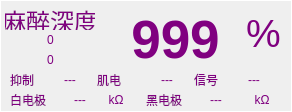
  <widget class="QFrame" name="frame_mashen">
   <property name="geometry">
    <rect>
     <x>730</x>
     <y>33</y>
     <width>292</width>
     <height>112</height>
    </rect>
   </property>
   <property name="autoFillBackground">
    <bool>false</bool>
   </property>
   <property name="styleSheet">
    <string notr="true">color: purple;
border-color: rgb(255, 255, 255);
border-width:1px;
border-style:solid;
</string>
   </property>
   <property name="frameShape">
    <enum>QFrame::StyledPanel</enum>
   </property>
   <property name="frameShadow">
    <enum>QFrame::Plain</enum>
   </property>
   <widget class="QLabel" name="TextLabel_AnaesDep_BaiDianJiDanWei">
    <property name="geometry">
     <rect>
      <x>100</x>
      <y>90</y>
      <width>32</width>
      <height>20</height>
     </rect>
    </property>
    <property name="styleSheet">
     <string notr="true">border-style:none;</string>
    </property>
    <property name="text">
     <string>kΩ</string>
    </property>
    <property name="alignment">
     <set>Qt::AlignCenter</set>
    </property>
   </widget>
   <widget class="QLabel" name="TextLabel_AnaesDep_XiaXian">
    <property name="geometry">
     <rect>
      <x>30</x>
      <y>50</y>
      <width>41</width>
      <height>20</height>
     </rect>
    </property>
    <property name="styleSheet">
     <string notr="true">border-style:none;</string>
    </property>
    <property name="text">
     <string>0</string>
    </property>
    <property name="alignment">
     <set>Qt::AlignCenter</set>
    </property>
   </widget>
   <widget class="QLabel" name="TextLabel_AnaesDep_HeiDianJiDanWei">
    <property name="geometry">
     <rect>
      <x>246</x>
      <y>90</y>
      <width>32</width>
      <height>20</height>
     </rect>
    </property>
    <property name="styleSheet">
     <string notr="true">border-style:none;</string>
    </property>
    <property name="text">
     <string>kΩ</string>
    </property>
    <property name="alignment">
     <set>Qt::AlignCenter</set>
    </property>
   </widget>
   <widget class="QLabel" name="TextLabel_AnaesDep_XinHao">
    <property name="geometry">
     <rect>
      <x>194</x>
      <y>70</y>
      <width>32</width>
      <height>20</height>
     </rect>
    </property>
    <property name="styleSheet">
     <string notr="true">border-style:none;</string>
    </property>
    <property name="text">
     <string>信号</string>
    </property>
   </widget>
   <widget class="QLabel" name="TextLabel_AnaesDep_ShangXian">
    <property name="geometry">
     <rect>
      <x>30</x>
      <y>30</y>
      <width>41</width>
      <height>20</height>
     </rect>
    </property>
    <property name="styleSheet">
     <string notr="true">border-style:none;</string>
    </property>
    <property name="text">
     <string>0</string>
    </property>
    <property name="alignment">
     <set>Qt::AlignCenter</set>
    </property>
   </widget>
   <widget class="QLabel" name="TextLabel_AnaesDep_BaiDianJi_value">
    <property name="geometry">
     <rect>
      <x>60</x>
      <y>90</y>
      <width>40</width>
      <height>20</height>
     </rect>
    </property>
    <property name="styleSheet">
     <string notr="true">border-style:none;</string>
    </property>
    <property name="text">
     <string>---</string>
    </property>
    <property name="alignment">
     <set>Qt::AlignCenter</set>
    </property>
   </widget>
   <widget class="QLabel" name="label_49">
    <property name="geometry">
     <rect>
      <x>5</x>
      <y>10</y>
      <width>90</width>
      <height>20</height>
     </rect>
    </property>
    <property name="font">
     <font>
      <family>Ubuntu</family>
      <pointsize>18</pointsize>
      <weight>50</weight>
      <italic>false</italic>
      <bold>false</bold>
     </font>
    </property>
    <property name="styleSheet">
     <string notr="true">border-style:none;</string>
    </property>
    <property name="frameShape">
     <enum>QFrame::NoFrame</enum>
    </property>
    <property name="frameShadow">
     <enum>QFrame::Raised</enum>
    </property>
    <property name="lineWidth">
     <number>0</number>
    </property>
    <property name="text">
     <string>麻醉深度</string>
    </property>
    <property name="alignment">
     <set>Qt::AlignCenter</set>
    </property>
    <property name="textInteractionFlags">
     <set>Qt::LinksAccessibleByMouse</set>
    </property>
   </widget>
   <widget class="QLabel" name="TextLabel_AnaesDep_JiDian_value">
    <property name="geometry">
     <rect>
      <x>147</x>
      <y>70</y>
      <width>40</width>
      <height>20</height>
     </rect>
    </property>
    <property name="styleSheet">
     <string notr="true">border-style:none;</string>
    </property>
    <property name="text">
     <string>---</string>
    </property>
    <property name="alignment">
     <set>Qt::AlignCenter</set>
    </property>
   </widget>
   <widget class="QLabel" name="TextLabel_AnaesDep_YiZhi_value">
    <property name="geometry">
     <rect>
      <x>50</x>
      <y>70</y>
      <width>40</width>
      <height>20</height>
     </rect>
    </property>
    <property name="styleSheet">
     <string notr="true">border-style:none;</string>
    </property>
    <property name="text">
     <string>---</string>
    </property>
    <property name="alignment">
     <set>Qt::AlignCenter</set>
    </property>
   </widget>
   <widget class="QLabel" name="TextLabel_AnaesDep_JiDian">
    <property name="geometry">
     <rect>
      <x>97</x>
      <y>70</y>
      <width>32</width>
      <height>20</height>
     </rect>
    </property>
    <property name="styleSheet">
     <string notr="true">border-style:none;</string>
    </property>
    <property name="text">
     <string>肌电</string>
    </property>
   </widget>
   <widget class="QLabel" name="TextLabel_AnaesDep_BaiDianJi">
    <property name="geometry">
     <rect>
      <x>10</x>
      <y>90</y>
      <width>51</width>
      <height>20</height>
     </rect>
    </property>
    <property name="styleSheet">
     <string notr="true">border-style:none;</string>
    </property>
    <property name="text">
     <string>白电极</string>
    </property>
   </widget>
   <widget class="QLabel" name="TextLabel_AnaesDep_HeiDianJi_value">
    <property name="geometry">
     <rect>
      <x>196</x>
      <y>90</y>
      <width>40</width>
      <height>20</height>
     </rect>
    </property>
    <property name="styleSheet">
     <string notr="true">border-style:none;</string>
    </property>
    <property name="text">
     <string>---</string>
    </property>
    <property name="alignment">
     <set>Qt::AlignCenter</set>
    </property>
   </widget>
   <widget class="QLabel" name="TextLabel_AnaesDep_YiZhi">
    <property name="geometry">
     <rect>
      <x>10</x>
      <y>70</y>
      <width>32</width>
      <height>20</height>
     </rect>
    </property>
    <property name="styleSheet">
     <string notr="true">border-style:none;</string>
    </property>
    <property name="text">
     <string>抑制</string>
    </property>
   </widget>
   <widget class="QLabel" name="TextLabel_AnaesDep_HeiDianJi">
    <property name="geometry">
     <rect>
      <x>146</x>
      <y>90</y>
      <width>51</width>
      <height>20</height>
     </rect>
    </property>
    <property name="styleSheet">
     <string notr="true">border-style:none;</string>
    </property>
    <property name="text">
     <string>黑电极</string>
    </property>
   </widget>
   <widget class="QLabel" name="TextLabel_AnaesDep_XinHao_value">
    <property name="geometry">
     <rect>
      <x>234</x>
      <y>70</y>
      <width>40</width>
      <height>20</height>
     </rect>
    </property>
    <property name="styleSheet">
     <string notr="true">border-style:none;</string>
    </property>
    <property name="text">
     <string>---</string>
    </property>
    <property name="alignment">
     <set>Qt::AlignCenter</set>
    </property>
   </widget>
   <widget class="QLabel" name="label_68">
    <property name="geometry">
     <rect>
      <x>238</x>
      <y>8</y>
      <width>51</width>
      <height>51</height>
     </rect>
    </property>
    <property name="font">
     <font>
      <pointsize>29</pointsize>
      <italic>false</italic>
     </font>
    </property>
    <property name="styleSheet">
     <string notr="true">border-style:none;</string>
    </property>
    <property name="text">
     <string>%</string>
    </property>
    <property name="alignment">
     <set>Qt::AlignCenter</set>
    </property>
   </widget>
   <widget class="QLabel" name="TextLabel_AnaesDep_value">
    <property name="geometry">
     <rect>
      <x>120</x>
      <y>10</y>
      <width>111</width>
      <height>57</height>
     </rect>
    </property>
    <property name="font">
     <font>
      <pointsize>40</pointsize>
      <weight>75</weight>
      <bold>true</bold>
     </font>
    </property>
    <property name="layoutDirection">
     <enum>Qt::RightToLeft</enum>
    </property>
    <property name="styleSheet">
     <string notr="true">border-style:none;</string>
    </property>
    <property name="midLineWidth">
     <number>1</number>
    </property>
    <property name="text">
     <string>999</string>
    </property>
    <property name="textFormat">
     <enum>Qt::RichText</enum>
    </property>
    <property name="alignment">
     <set>Qt::AlignCenter</set>
    </property>
   </widget>
  </widget>
